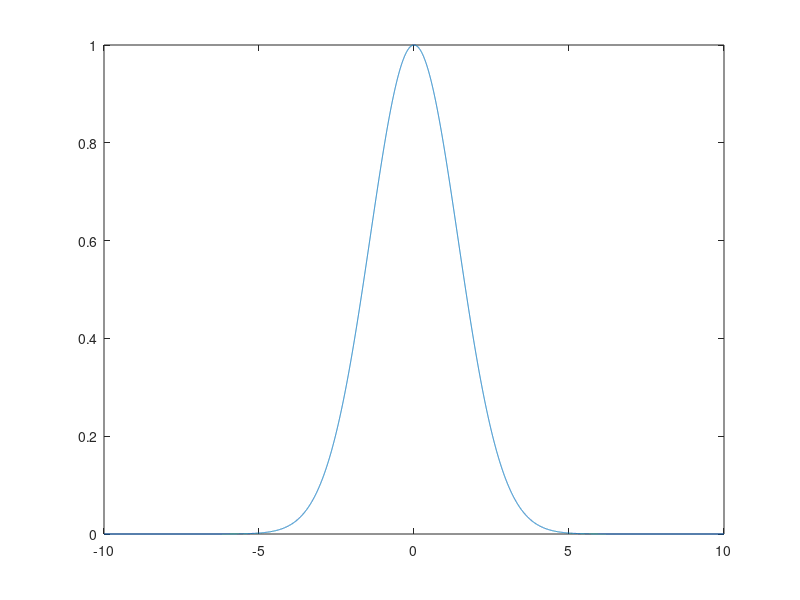

MATLAB code to generate this figure: (Note: this script raises an error after producing the figure.)
%% Checking for correct beam generation.
% This script checks for compute_realistic_arb_beam.m such that the
% targeted beam remain in the defined domain. There are other methods to
% ensure this to happen but this is the quickest way. Also needed to see
% the images of the beam at the target plane and grating plane.

%% Device specification
% Indices [1]
n_air   = 1;
n_clad  = 1.4555;
n_core  = 1.4608;
n_eff   = 1.4635;
dn_g    = 1e-3;

% Heights of the layers [m]
h_clad  = 15e-6;
h_core  = 5e-6;

%% Target specification
lam     = 780e-9;

% distance from the top of the glass.
dist    = 1e-3;

%% Specification for environments
% Wavenumbers
k0      = 2*pi*n_air    /   lam;
k0_clad = 2*pi*n_clad   /   lam;
k0_core = 2*pi*n_core   /   lam;

%% Focussed beam feature
% Define grid points
L_x     = 20e-3;

phi     = 0*pi/180;
x_tar   = [dist*tan(phi), -dist];
waist   = 2e-3;
n = 1;

gaussian = @(x, phi, x_tar, w, n) ...
        exp(-1i * k0 * (  sin(phi)*x  )) .* exp(-( (x-x_tar(1))/w ).^( 2*n ));


% Gaussian beam on the surface of the glass
x      = linspace(-.5*L_x, .5*L_x, 2^14)';
E_tar  = gaussian(x, phi, x_tar(1), waist, n);
%%
% checking the shape
figure(12); clf;
plot(x*1e3, abs(E_tar))
xline(x_tar(1)*1e3, '--r')
xlabel('x / [mm]')
ylabel('|E|')
xlim(x_tar(1)*1e3 + [-waist, waist]*1e3*exp(1));
title('Field on target')

%% Propagation onto the grating plane
k       = linspace(-pi, pi, length(x) )'./(x(2) - x(1));
% fprintf('y_R    = %3.3f [mm]\n', mean(y_R)*1e3)
% fprintf('w_0    = %3.3f [mm]\n', mean(w_0)*1e3)
% fprintf('w_1    = %3.3f [mm]\n', mean(w)*1e3)
% fprintf('L_g    = %3.3f [mm]\n', len_g*1e3)

% central frequency to adjust the resolution in fourier space as max(k) >
% wavenumbers, k's.

k_cen   = k0*sin(phi);
E_tar   = E_tar .* exp(1i*k_cen*x);

%%
fprintf('--------------------------------------------------------------\n')
fprintf('Checking for limits of central wavenumber\n')
k_t     = k - k_cen;
fprintf('min(k_t) = %3.3e\n',   min(k_t))
fprintf('k_cen    = %3.3e\n',   - k0*sin(phi))
fprintf('max(k_t) = %3.3e\n',   max(k_t))
fprintf('--------------------------------------------------------------\n')

ky_air  = real( sqrt(k0^2 - k_t.^2) );
ky_clad = real( sqrt(k0_clad^2 - k_t.^2) );
ky_core = real( sqrt(k0_core^2 - k_t.^2) );

%% Propagation onto the target location
phase_air   = asin(k_t/(n_air*k0));
phase_clad  = asin(k_t/(n_clad*k0));
phase_core  = asin(k_t/(n_core*k0));

Ek_tar  = fftshift( fft( fftshift(E_tar) ) );
Ek_grat = exp(-1i*ky_air*-dist).*Ek_tar;
Ek_grat = apply_Fresnel(Ek_grat, phase_air, phase_clad, n_air, n_clad, 's');
Ek_grat = exp(-1i*ky_clad*-h_clad).*Ek_grat;
Ek_grat = apply_Fresnel(Ek_grat, phase_clad, phase_core, n_clad, n_core, 's');
Ek_grat = exp(-1i*ky_core*-h_core/2).*Ek_grat;

E_grat_shifted  = fftshift(  ifft( fftshift(Ek_grat) )  );
E_grat  = E_grat_shifted .* exp(-1i*k_cen*x);

figure(13); clf;
plot(x*1e3, abs(E_grat))
xline(0, '--r');
xlabel('x / [mm]')
ylabel('|E|')
title('Field on grating')
